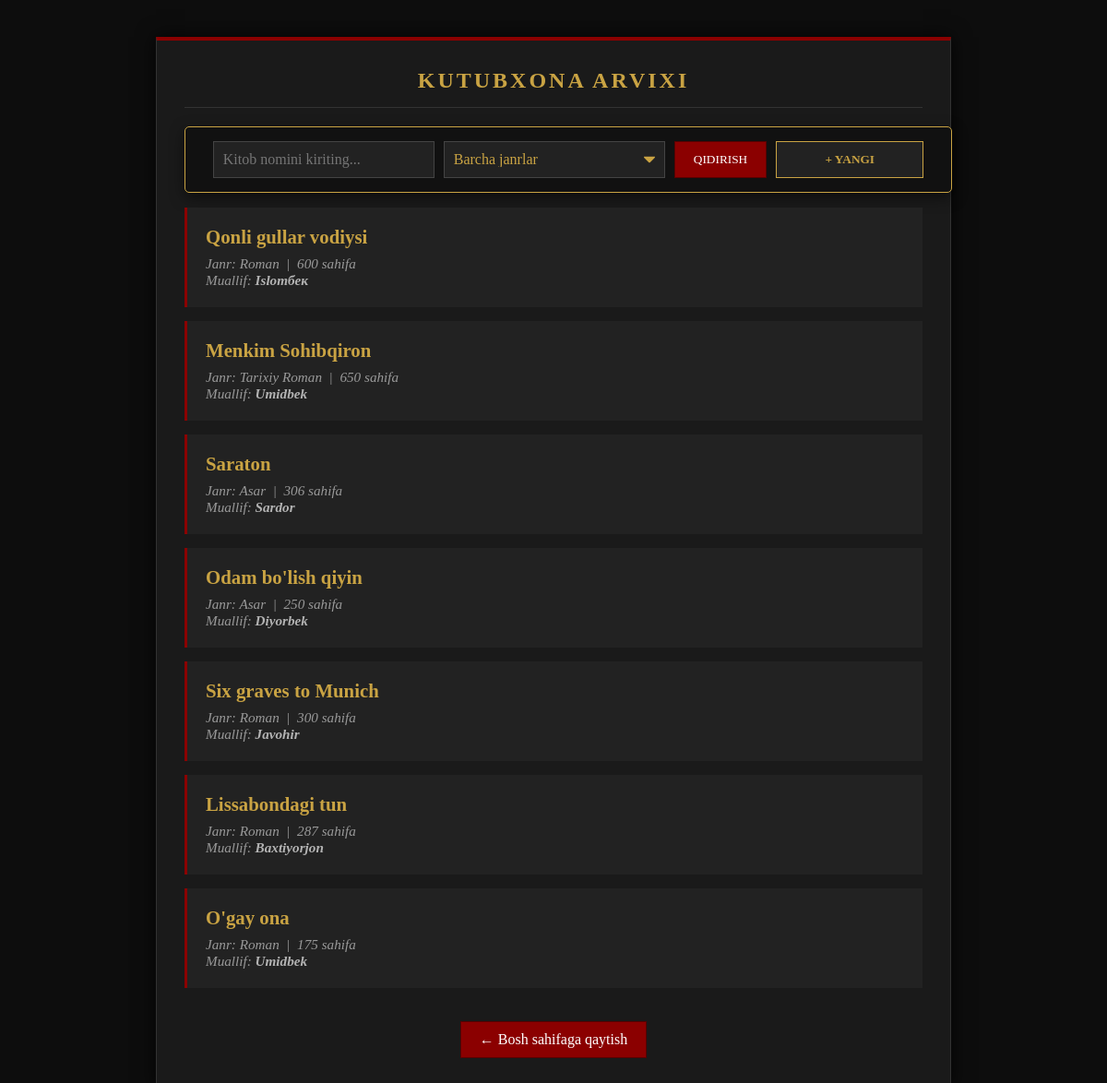
The app's page /kitoblar/ with its own data.
### main/models.py (models this page shows, shortened)
class Kitob(models.Model):
    nom = models.CharField(max_length = 100)
    janr = models.CharField(max_length = 100)
    sahifa = models.IntegerField()
    muallif = models.ForeignKey(Muallif, on_delete=models.CASCADE)
    class Meta:
        verbose_name = "Kitob"
        verbose_name_plural = "Kitoblar"

class Muallif(models.Model):
    class Jins(models.TextChoices):
        MALE = 'male', 'Male'
        FEMALE = 'female', 'Female'
    ism = models.CharField(max_length = 100)
    jins = models.CharField(max_length = 100, choices=Jins.choices)
    tugilgan_sana = models.DateField()
    kitob_soni = models.IntegerField()
    tirik = models.BooleanField()
    class Meta:
        verbose_name = "Muallif"
        verbose_name_plural = "Mualliflar"

### main/views.py (the view, shortened to what this page needs)
# urls.py: path('kitoblar/', views.barcha_kitoblar, name='barcha_kitoblar'),
def barcha_kitoblar(request):
    kitoblar = Kitob.objects.all()
    barcha_mualliflar = Muallif.objects.all()
    nom_soz = request.GET.get('qidiruv')
    janr_soz = request.GET.get('janr')
    if nom_soz:
        kitoblar = kitoblar.filter(nom__icontains=nom_soz)
    if janr_soz:
        kitoblar = kitoblar.filter(janr__icontains=janr_soz)
    return render(request, 'kitoblar_royxati.html', {
        'kitoblar': kitoblar,
        'barcha_mualliflar': barcha_mualliflar
    })

### main/templates/kitoblar_royxati.html (shortened to what this page needs)
<!DOCTYPE html>
<html lang="uz">
<head>
</head>
<body>
    <div class="container">
        <h2>Kutubxona Arvixi</h2>
        <form action="/kitoblar/" method="GET" class="filter-container">
            <input type="text" name="qidiruv" class="filter-input" placeholder="Kitob nomini kiriting..." value="{{ request.GET.qidiruv }}">
            <select name="janr" class="filter-input custom-select">
                <option value="">Barcha janrlar</option>
            </select>
            <button type="submit" class="filter-btn">Qidirish</button>
            <button type="button" class="add-btn" onclick="ochishModal()">+ Yangi</button>
        </form>
        <ul>
            {% for kitob in kitoblar %}
                <li>
                    <a href="/kitob/{{ kitob.id }}" class="title-link">{{ kitob.nom }}</a>
                    <div class="details">
                        Janr: {{ kitob.janr }} &nbsp;|&nbsp; {{ kitob.sahifa }} sahifa <br>
                        Muallif: <strong style="color:#b3b3b3;">{{ kitob.muallif.ism }}</strong>
                    </div>
                </li>
            {% empty %}
                <li style="text-align: center; border: none; color: #666;">Bunday ma'lumot topilmadi...</li>
            {% endfor %}
        </ul>
        <div style="text-align: center;">
            <a href="/" class="back-btn">&#8592; Bosh sahifaga qaytish</a>
        </div>
    </div>
</body>
</html>

### main/templates/kitoblar_royxati.html (style rules this page uses)
body { background-color: #0d0d0d; color: #e0e0e0; font-family: 'Georgia', serif; margin: 0; padding: 40px 20px; }
.container { max-width: 800px; margin: 0 auto; background-color: #1a1a1a; padding: 30px; border: 1px solid #333; box-shadow: 0 0 20px rgba(0, 0, 0, 0.8); border-top: 4px solid #8b0000; position: relative; }
h2 { color: #c9a343; font-family: 'Times New Roman', Times, serif; text-align: center; text-transform: uppercase; letter-spacing: 3px; border-bottom: 1px solid #333; padding-bottom: 15px; margin-top: 0; }
.filter-container { background-color: #111; padding: 15px; border: 1px solid #c9a343; border-radius: 5px; display: flex; gap: 10px; flex-wrap: wrap; box-shadow: 0 5px 15px rgba(0,0,0,0.5); width: 100%; justify-content: center; }
.filter-input { padding: 10px; background-color: #222; border: 1px solid #444; color: #c9a343; font-family: 'Times New Roman', serif; width: 30%; font-size: 1em; box-sizing: border-box; }
.custom-select { cursor: pointer; appearance: none; background-repeat: no-repeat; background-position: right 10px top 50%; background-size: 12px auto; padding-right: 30px; }
.filter-btn { display: flex; align-items: center; justify-content: center; gap: 8px; padding: 10px 20px; background-color: #8b0000; color: #fff; border: 1px solid #5a0000; cursor: pointer; font-family: 'Georgia', serif; text-transform: uppercase; transition: 0.3s; }
.add-btn { background-color: #222; color: #c9a343; border: 1px solid #c9a343; padding: 10px 20px; cursor: pointer; font-family: 'Georgia', serif; text-transform: uppercase; transition: 0.3s; font-weight: bold; width: 20%; }
ul { list-style-type: none; padding: 0; }
li { background-color: #222; margin-bottom: 15px; padding: 20px; border-left: 3px solid #8b0000; transition: all 0.3s ease; }
a.title-link { color: #c9a343; text-decoration: none; font-size: 1.3em; font-weight: bold; }
.details { color: #999; font-size: 0.95em; margin-top: 8px; font-style: italic; }
.back-btn { display: inline-block; margin-top: 20px; padding: 10px 20px; background-color: #8b0000; color: #fff; text-decoration: none; border: 1px solid #5a0000; transition: 0.3s; font-family: 'Georgia', serif; }

### records on screen
Kitob: nom "Qonli gullar vodiysi", janr "Roman", sahifa "600", muallif.ism "Islomбек"
Kitob: nom "Menkim Sohibqiron", janr "Tarixiy Roman", sahifa "650", muallif.ism "Umidbek"
Kitob: nom "Saraton", janr "Asar", sahifa "306", muallif.ism "Sardor"
Kitob: nom "Odam bo'lish qiyin", janr "Asar", sahifa "250", muallif.ism "Diyorbek"
Kitob: nom "Six graves to Munich", janr "Roman", sahifa "300", muallif.ism "Javohir"
Kitob: nom "Lissabondagi tun", janr "Roman", sahifa "287", muallif.ism "Baxtiyorjon"
Kitob: nom "O'gay ona", janr "Roman", sahifa "175", muallif.ism "Umidbek"
